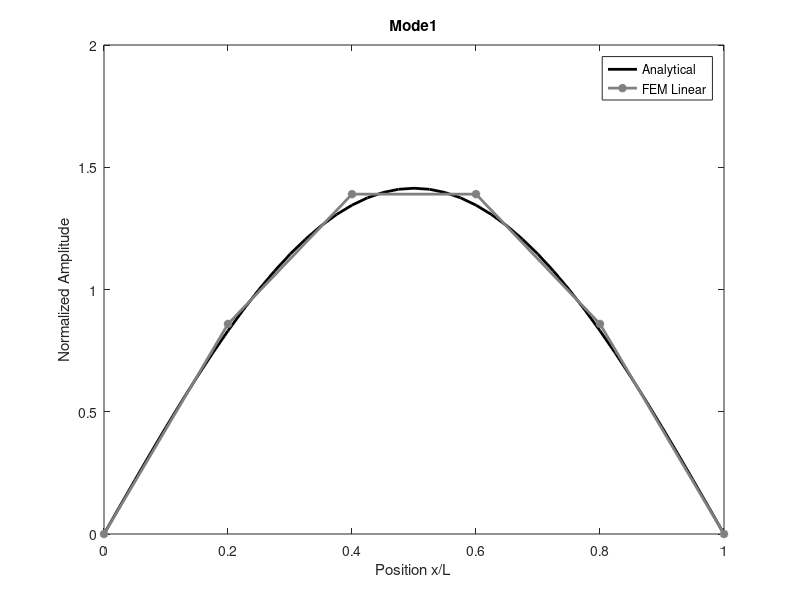
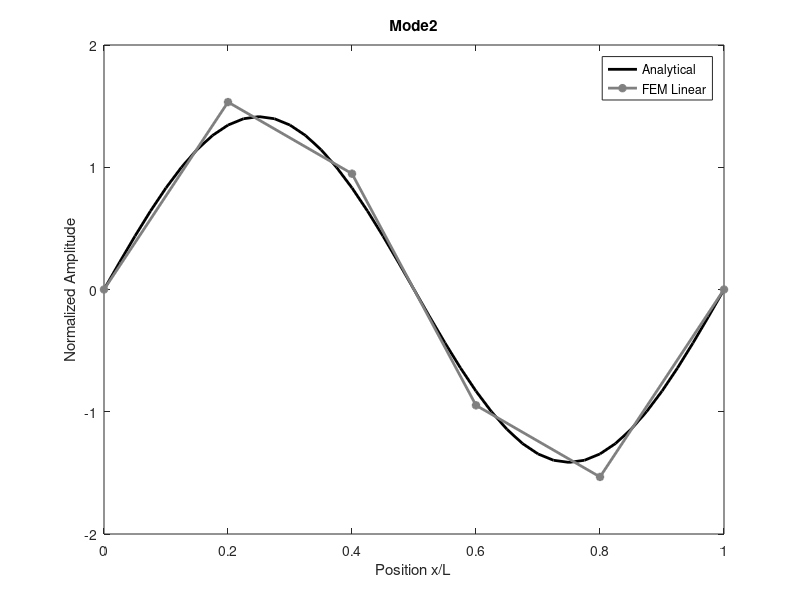
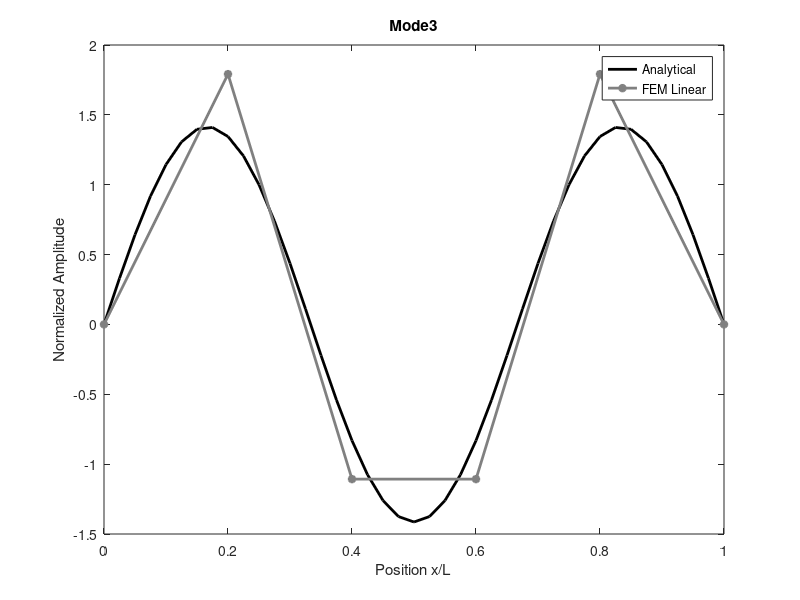
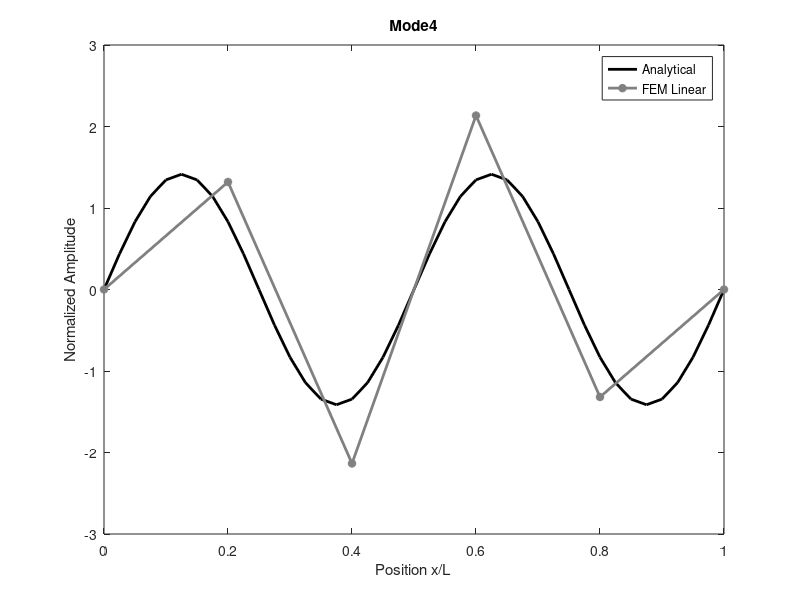

The MATLAB source for these figures, in order:
clear all; close all; clc;

% Problem data
Lx = 1; % domain length
c0 = 342; %speed of sound m/s

% step 1: Mesh
ne = input('Number of linear elements : '); % number of elements
nnt = ne + 1; % Total number of nodes
h = Lx/ne; % Length of the elements
x = [0:h:Lx];   % Coordinates table

%step 2 : Compute Elementary matrices
Ke = c0^2 * [1,-1;-1,1]*1/h;
Me = [2,1;1,2]*h/6; 

%Step 3 Assembling
I = eye(2,2);
K = zeros(nnt, nnt);
M = zeros(nnt, nnt);
for ie = 1:ne
    L = zeros(2, nnt);
    L(:, ie:ie + 1) = I;
    % Location matrixfor element ie
    K = K + L'*Ke*L;
    M = M + L'*Me*L;
end



% BC p(1)=p(nnt) = 0
K = K(2:nnt-1, 2:nnt-1);
M = M(2:nnt-1, 2:nnt-1);

ndof = nnt-2;

%compute eigen values and vectors

[V,D]=eig(K,M); D= sqrt(D);
Nor=V'*M*V; V=V*sqrt(inv(Nor)); % Normalization of the eigenvectors

for idof = 1: ndof
 w(idof) = D(idof,idof);
end

[w,ind]=sort(w); % Sort the eigenvalues in ascending order


% Step 6: Comparison with the exact solution for a selected number of modes

nm = min(4, ndof); % Here we select the first modes up to the fourth
theo = c0*[1:ndof]*pi / Lx;
Err = abs(theo-w)./theo;
fprintf('\n ************Results for %d lin elements ************', ne);
fprintf('\n ====================================================');
fprintf('\n Mode FEM (Hz) Exact (Hz) Error(%%)');
fprintf('\n --------------------------------');
for m=1:nm
 fprintf('\n %d %7.2f %7.2f %3.1f', m, w(m)/2/pi, theo(m)/2/pi, Err(m)*100);
end
fprintf('\n ================================================\n');
fprintf('\n');
%
% comparison of the mode shapes
%
xt=[0:0.025:1] * Lx; % Mesh to visualize the mode shapes
for m=1:nm
 figure;
 yt= sqrt(2)*sin(m*pi*xt);
 plot(xt,yt,'LineWidth',2,'Color',[0 0 0])
 hold on, % Theoretical solution for

 y=[0,real(V(:,ind(m))'),0]; if (yt(2) >0 && y(2) < 0), y = -y; end;
% Recall : p(0)=p(L)=0
 plot(x,y,'-*','LineWidth',2,'Color',[0.5 0.5 0.5]) % FE solution
 title(['Mode' num2str(m)]);
 xlabel('Position x/L');
 ylabel(' Normalized Amplitude ');
 legend('Analytical', 'FEM Linear');
end


